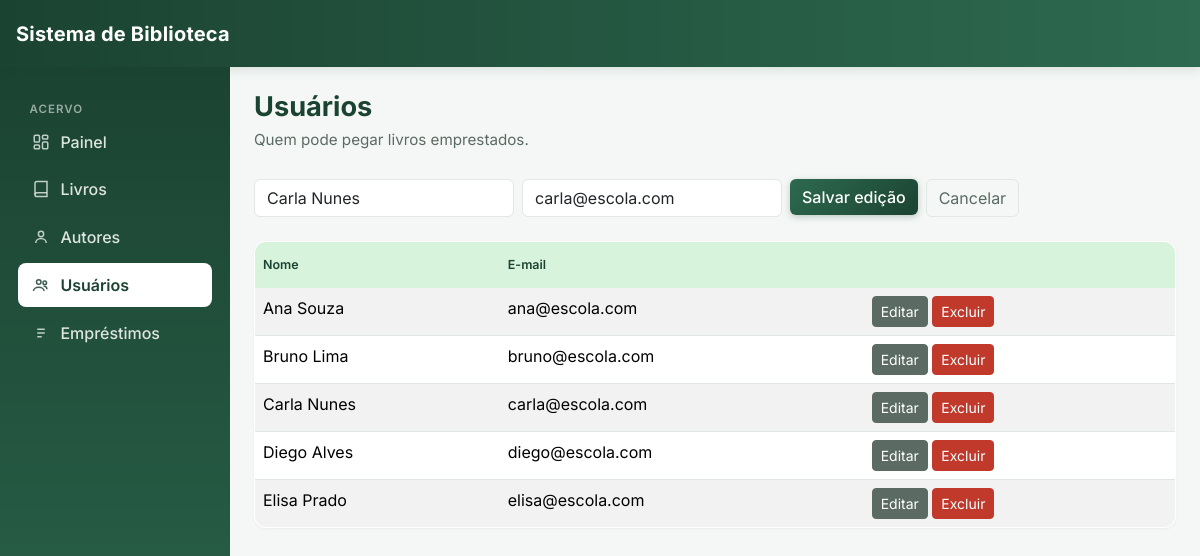
The page /pages/usuarios.php?editar=3 on the database its author committed.
### tables this page shows
CREATE TABLE usuarios (
    id INT AUTO_INCREMENT PRIMARY KEY,
    nome VARCHAR(120) NOT NULL,
    email VARCHAR(150) NOT NULL UNIQUE
);

### includes/funcoes.php (called while the page is built, shortened)
<?php
function listarDados($conexao, $tabela) {
    return mysqli_query($conexao, "SELECT * FROM $tabela");
}
function buscarPorId($conexao, $tabela, $id) {
    $stmt = mysqli_prepare($conexao, "SELECT * FROM $tabela WHERE id = ?");
    mysqli_stmt_bind_param($stmt, "i", $id);
    mysqli_stmt_execute($stmt);
    return mysqli_fetch_assoc(mysqli_stmt_get_result($stmt));
}

### pages/usuarios.php (the view, shortened to what this page needs)
<?php
require_once __DIR__ . '/../includes/conexao.php';
require_once __DIR__ . '/../includes/funcoes.php';
$usuarioEditando = null;
if (isset($_GET['editar'])) {
    $usuarioEditando = buscarPorId($conexao, 'usuarios', (int)$_GET['editar']);
}
$usuarios = listarDados($conexao, 'usuarios');
require_once __DIR__ . '/../includes/header.php';
require_once __DIR__ . '/../includes/sidebar.php';
?>
<div class="container-fluid p-4">
  <h1>Usuários</h1>
  <p class="subtitulo">Quem pode pegar livros emprestados.</p>
  <form method="POST" class="row g-2 mb-4">
    <div class="col-auto">
      <input type="text" name="nome" class="form-control" placeholder="Nome"
             value="<?= htmlspecialchars($usuarioEditando['nome'] ?? '') ?>" required>
    </div>
    <div class="col-auto">
      <input type="email" name="email" class="form-control" placeholder="E-mail"
             value="<?= htmlspecialchars($usuarioEditando['email'] ?? '') ?>" required>
    </div>
    <div class="col-auto">
      <button class="btn btn-primary"><?= $usuarioEditando ? 'Salvar edição' : 'Adicionar' ?></button>
    </div>
    <?php if ($usuarioEditando): ?>
      <div class="col-auto">
        <a href="usuarios.php" class="btn btn-outline-secondary">Cancelar</a>
      </div>
    <?php endif; ?>
  </form>
  <?php if (mysqli_num_rows($usuarios) === 0): ?>
    <p class="text-muted">Nenhum usuário cadastrado ainda.</p>
  <?php else: ?>
  <table class="table table-striped">
    <thead><tr><th>Nome</th><th>E-mail</th><th></th></tr></thead>
    <tbody>
      <?php while ($usuario = mysqli_fetch_assoc($usuarios)): ?>
      <tr>
        <td><?= htmlspecialchars($usuario['nome']) ?></td>
        <td><?= htmlspecialchars($usuario['email']) ?></td>
        <td>
          <a href="?editar=<?= $usuario['id'] ?>" class="btn btn-sm btn-secondary">Editar</a>
          <a href="?excluir=<?= $usuario['id'] ?>" class="btn btn-sm btn-danger"
             onclick="return confirm('Excluir este usuário? Essa ação não pode ser desfeita.')">Excluir</a>
        </td>
      </tr>
      <?php endwhile; ?>
    </tbody>
  </table>
  <?php endif; ?>
</div>
<?php require_once __DIR__ . '/../includes/footer.php'; ?>

### assets/css/estilo.css (style rules this page uses)
:root { --primary: #1B4332; --primary-mid: #2D6A4F; --primary-light: #40916C; --accent-soft: #D8F3DC; --bg: #F4F7F5; --border: #E1E8E4; --text: #1B1F1D; --text-muted: #5B6B63; --danger: #C0392B; --danger-soft: #FBEAE8; --success: #2D6A4F; }
body { background: var(--bg); color: var(--text); font-family: 'Inter', system-ui, sans-serif; }
h1 { font-size: 1.7rem; font-weight: 700; margin-bottom: 0.3rem; color: var(--primary); }
.subtitulo { color: var(--text-muted); margin-bottom: 1.75rem; font-size: 0.95rem; }
.btn-primary { background: linear-gradient(135deg, var(--primary-mid), var(--primary)); border: none; font-weight: 500; box-shadow: 0 2px 6px rgba(27, 67, 50, 0.25); }
.btn-danger { background-color: var(--danger); border-color: var(--danger); }
.btn-secondary { background-color: var(--text-muted); border-color: var(--text-muted); }
.btn-outline-secondary { color: var(--text-muted); border-color: var(--border); }
.form-control, .form-select { border-color: var(--border); }
.table { background: #fff; border: 1px solid var(--border); border-radius: 12px; overflow: hidden; box-shadow: 0 1px 3px rgba(27, 67, 50, 0.05); }
.table thead th { font-size: 0.78rem; font-weight: 600; color: var(--primary); background: var(--accent-soft); border-bottom: none !important; padding-top: 0.85rem; padding-bottom: 0.85rem; }

### rows shown on the page
usuarios: nome "Carla Nunes", email "carla@escola.com"
usuarios: nome "Ana Souza", email "ana@escola.com"
usuarios: nome "Bruno Lima", email "bruno@escola.com"
usuarios: nome "Diego Alves", email "diego@escola.com"
usuarios: nome "Elisa Prado", email "elisa@escola.com"
